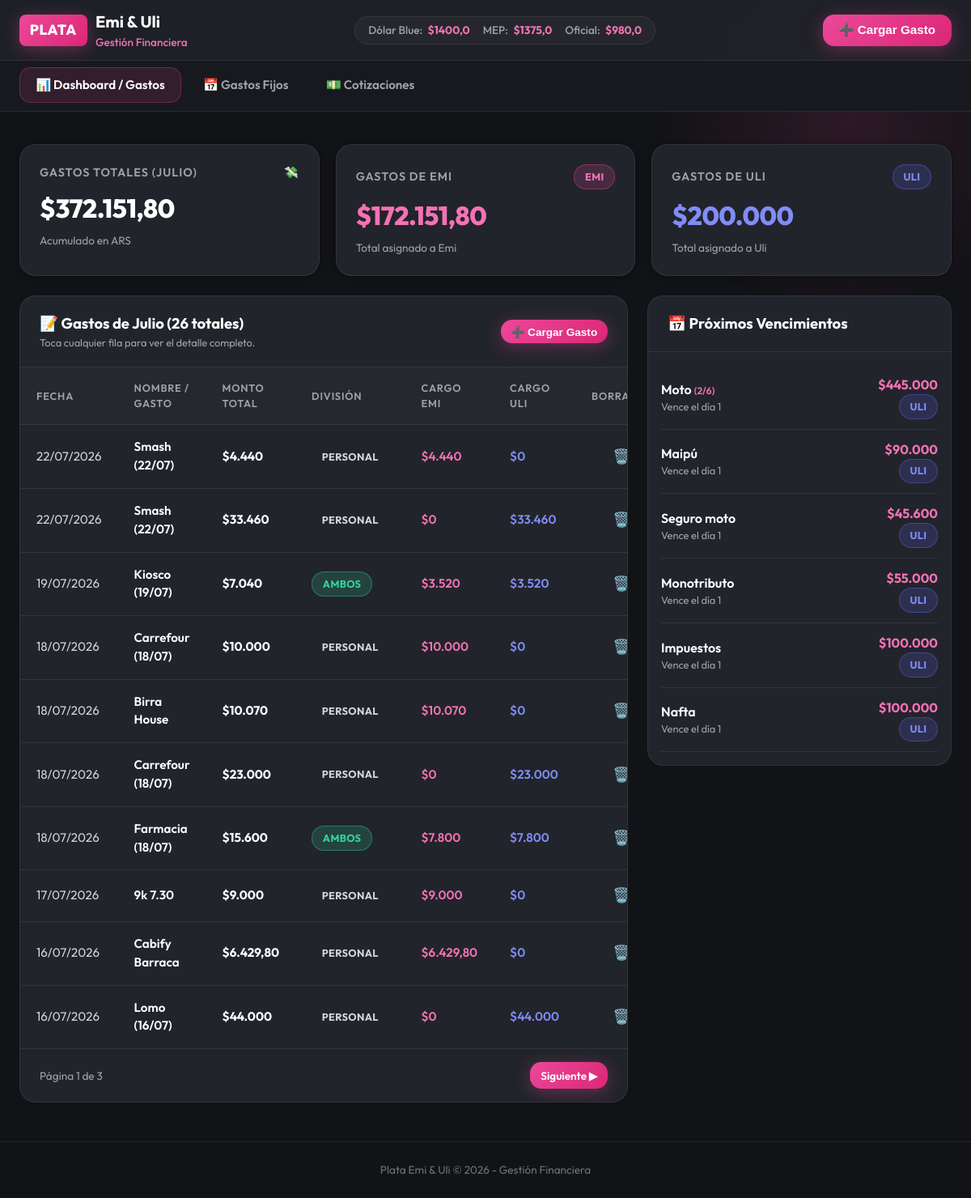
Before: / with the older database file.
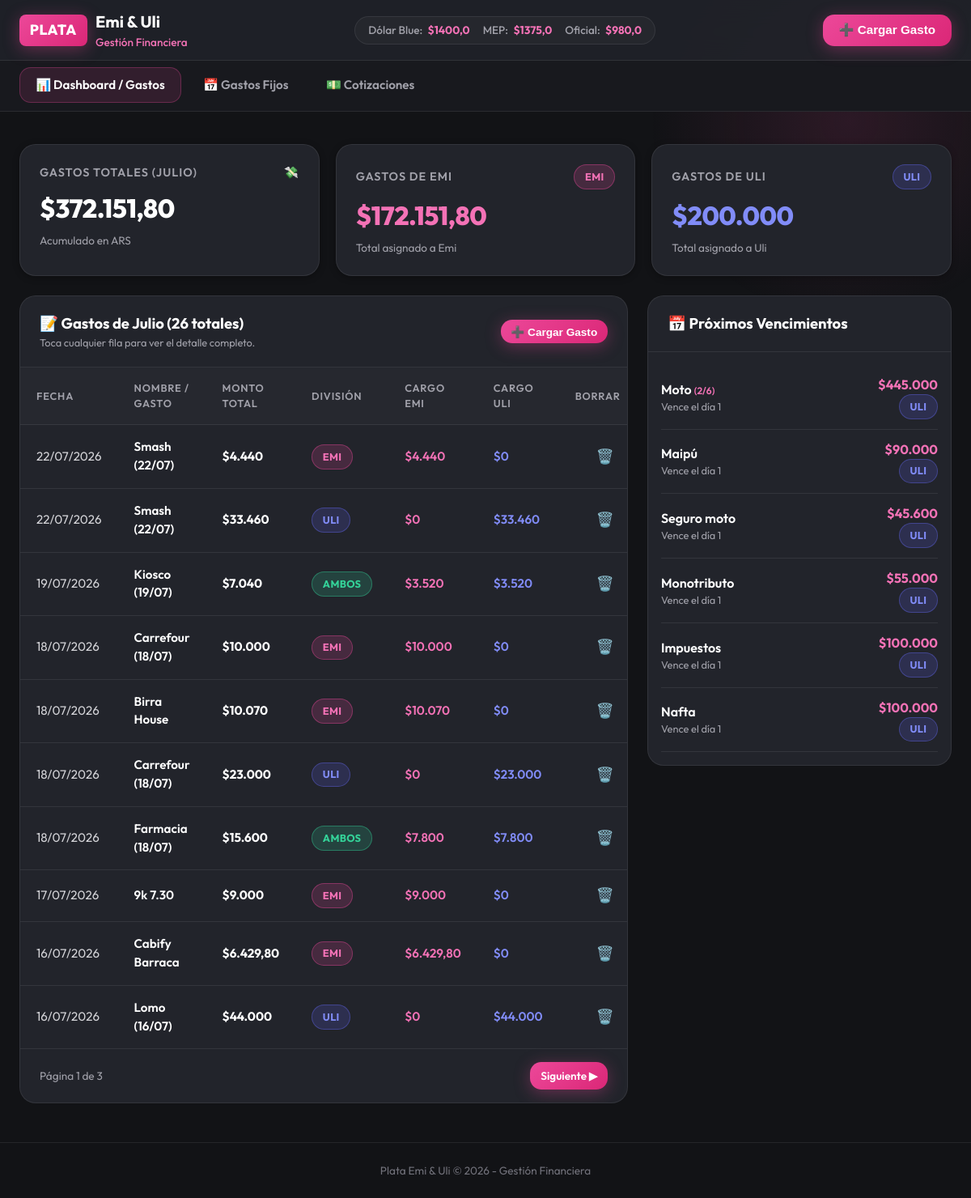
After: the same page with the newer database file.
### finanzas/models.py (models this page shows, shortened)
class Gasto(models.Model):
    descripcion = models.CharField(max_length=200)
    monto_total = models.DecimalField(max_digits=12, decimal_places=2)
    fecha = models.DateField(default=timezone.now)
    pagado_por = models.ForeignKey(Persona, on_delete=models.CASCADE, related_name='gastos_pagados', null=True, blank=True)
    tipo_division = models.CharField(max_length=10, choices=TipoDivision.choices, default=TipoDivision.EQUITY_50_50)
    monto_emi = models.DecimalField(max_digits=12, decimal_places=2, default=0)
    monto_uli = models.DecimalField(max_digits=12, decimal_places=2, default=0)
    porcentaje_emi = models.DecimalField(max_digits=5, decimal_places=2, default=50.00)
    notas = models.TextField(blank=True, default='')
    creado_en = models.DateTimeField(auto_now_add=True)
    class Meta:
        verbose_name = "Gasto"
        verbose_name_plural = "Gastos"
        ordering = ['-fecha', '-creado_en']

class GastoFijo(models.Model):
    nombre = models.CharField(max_length=100)
    monto_estimado = models.DecimalField(max_digits=12, decimal_places=2)
    dia_vencimiento = models.IntegerField(default=1)
    responsable = models.CharField(max_length=15, choices=ResponsableFijo.choices, default=ResponsableFijo.AMBOS)
    es_cuota = models.BooleanField(default=False)
    cuotas_totales = models.IntegerField(null=True, blank=True, default=None)
    cuotas_restantes = models.IntegerField(null=True, blank=True, default=None)
    fecha_fin_cuota = models.DateField(null=True, blank=True, help_text="Fecha o mes de finalización de la cuota")
    activo = models.BooleanField(default=True)
    notas = models.TextField(blank=True, default='')
    def cuota_actual(self):
        if self.es_cuota and self.cuotas_totales and self.cuotas_restantes is not None:
            return (self.cuotas_totales - self.cuotas_restantes) + 1
        return None
    class Meta:
        verbose_name = "Gasto Fijo"
        verbose_name_plural = "Gastos Fijos"
        ordering = ['dia_vencimiento']

### finanzas/views.py (the view, shortened to what this page needs)
# urls.py: path('', views.dashboard_view, name='dashboard'),
def dashboard_view(request):
    context = get_base_context(request)
    now = timezone.now().date()
    year = now.year
    month = now.month
    summary = calculate_financial_summary(year=year, month=month)
    gastos_qs = Gasto.objects.filter(fecha__year=year, fecha__month=month)
    paginator = Paginator(gastos_qs, 10)
    page_number = request.GET.get('page')
    gastos_page = paginator.get_page(page_number)
    gastos_fijos_proximos = GastoFijo.objects.filter(activo=True).order_by('dia_vencimiento')[:10]
    context.update({
        'summary': summary,
        'gastos': gastos_page,
        'gastos_fijos_proximos': gastos_fijos_proximos,
        'mes_actual_nombre': MESES_NOMBRES.get(month, ''),
        'anio_actual': year,
        'active_tab': 'dashboard',
    })
    return render(request, 'finanzas/dashboard.html', context)

### finanzas/services.py (called while the page is built)
def calculate_financial_summary(year=None, month=None):
    summary = {
        'total_gastos': Decimal('0.00'),
        'total_emi': Decimal('0.00'),
        'total_uli': Decimal('0.00'),
    }
    gastos = Gasto.objects.all()
    if year and month:
        gastos = gastos.filter(fecha__year=year, fecha__month=month)
    for g in gastos:
        summary['total_gastos'] += g.monto_total
        summary['total_emi'] += g.monto_emi
        summary['total_uli'] += g.monto_uli
    return summary

### finanzas/templatetags/currency_filters.py (called while the page is built)
@register.filter(name='punto_monto')
def punto_monto(value):
    if value is None or value == '':
        return "0"
    try:
        val = float(value)
        parts = f"{val:,.2f}".split('.')
        integer_part = parts[0].replace(',', '.')
        decimal_part = parts[1]
        if decimal_part == '00':
            return integer_part
        return f"{integer_part},{decimal_part}"
    except Exception:
        return str(value)

### finanzas/views.py (called while the page is built)
def get_base_context(request):
    dolar_rates = get_dolar_rates()
    return {
        'dolar_rates': dolar_rates,
        'tipos_division': TipoDivision.choices,
    }

### finanzas/templates/finanzas/dashboard.html (shortened to what this page needs)
{% extends 'base.html' %}
{% load currency_filters %}
{% block content %}
<div class="grid-cards" style="margin-top:1rem;">
  <div class="card">
    <div class="card-title">
      <span>Gastos Totales ({{ mes_actual_nombre }})</span>
      <span>💸</span>
    </div>
    <div class="card-amount">${{ summary.total_gastos|punto_monto }}</div>
    <div class="card-subtext">Acumulado en ARS</div>
  </div>
  <div class="card">
    <div class="card-title">
      <span>Gastos de Emi</span>
      <span class="badge badge-emi">EMI</span>
    </div>
    <div class="card-amount pink">${{ summary.total_emi|punto_monto }}</div>
    <div class="card-subtext">Total asignado a Emi</div>
  </div>
  <div class="card">
    <div class="card-title">
      <span>Gastos de Uli</span>
      <span class="badge badge-uli">ULI</span>
    </div>
    <div class="card-amount" style="color:#818cf8;">${{ summary.total_uli|punto_monto }}</div>
    <div class="card-subtext">Total asignado a Uli</div>
  </div>
</div>
<div style="display:grid; grid-template-columns: 2fr 1fr; gap:1.5rem;" class="dashboard-tables-grid">
  <div class="table-container">
    <div class="table-header-box">
      <div>
        <div class="table-title">📝 Gastos de {{ mes_actual_nombre }} ({{ gastos.paginator.count }} totales)</div>
        <div style="font-size:0.8rem; color:var(--gray-400);">Toca cualquier fila para ver el detalle completo.</div>
      </div>
      <button class="btn btn-pink" style="font-size:0.85rem; padding:0.4rem 0.8rem;" data-open-modal="modal-nuevo-gasto">➕ Cargar Gasto</button>
    </div>
    <table>
      <thead>
        <tr>
          <th>Fecha</th>
          <th>Nombre / Gasto</th>
          <th>Monto Total</th>
          <th>División</th>
          <th>Cargo Emi</th>
          <th>Cargo Uli</th>
          <th style="text-align:right;">Borrar</th>
        </tr>
      </thead>
      <tbody>
        {% for g in gastos %}
        <tr class="table-row-clickable" style="cursor:pointer;" data-gasto-detail
            data-desc="{{ g.descripcion }}"
            data-monto="{{ g.monto_total|punto_monto }}"
            data-fecha="{{ g.fecha|date:'d/m/Y' }}"
            data-division="{{ g.get_tipo_division_display }}"
            data-emi="{{ g.monto_emi|punto_monto }}"
            data-uli="{{ g.monto_uli|punto_monto }}"
            data-notas="{{ g.notas }}">
          <td>{{ g.fecha|date:"d/m/Y" }}</td>
          <td style="font-weight:600; color:white;">
            {{ g.descripcion }}
          </td>
          <td style="font-weight:700; color:white;">${{ g.monto_total|punto_monto }}</td>
          <td>
            <span class="badge badge-division-{{ g.tipo_division|lower }}">{{ g.get_tipo_division_display }}</span>
          </td>
          <td style="color:#f472b6; font-weight:600;">${{ g.monto_emi|punto_monto }}</td>
          <td style="color:#818cf8; font-weight:600;">${{ g.monto_uli|punto_monto }}</td>
          <td style="text-align:right;" onclick="event.stopPropagation();">
            <form action="{% url 'eliminar_gasto' g.id %}" method="POST" onsubmit="return confirm('¿Eliminar este gasto?')" style="margin:0; display:inline;">
              <button type="submit" class="btn-danger-icon" title="Eliminar">🗑️</button>
            </form>
          </td>
        </tr>
        {% empty %}
        <tr>
          <td colspan="7" style="text-align:center; padding:2rem; color:var(--gray-400);">
            No hay gastos cargados en {{ mes_actual_nombre }}. ¡Toca <strong>"Cargar Gasto"</strong> para empezar!
          </td>
        </tr>
        {% endfor %}
      </tbody>
    </table>
    {% if gastos.has_other_pages %}
    <div style="display:flex; justify-content:space-between; align-items:center; padding:1rem 1.5rem; border-top:1px solid var(--border-color);">
      <div style="font-size:0.85rem; color:var(--gray-400);">
        Página {{ gastos.number }} de {{ gastos.paginator.num_pages }}
      </div>
      <div style="display:flex; gap:0.5rem;">
        {% if gastos.has_next %}
        <a href="?page={{ gastos.next_page_number }}" class="btn btn-pink" style="padding:0.4rem 0.8rem; font-size:0.85rem;">
          Siguiente ▶
        </a>
        {% endif %}
      </div>
    </div>
    {% endif %}
  </div>
  <div>
    <div class="table-container">
      <div class="table-header-box">
        <div class="table-title">📅 Próximos Vencimientos</div>
      </div>
      <div style="padding:1rem;">
        {% for gf in gastos_fijos_proximos %}
        <div style="display:flex; justify-content:space-between; align-items:center; padding:0.75rem 0; border-bottom:1px solid var(--border-color);">
          <div>
            <div style="font-weight:600; color:white;">
              {{ gf.nombre }}
              {% if gf.es_cuota %}
              <span style="font-size:0.75rem; color:var(--pink-light);">({{ gf.cuota_actual }}/{{ gf.cuotas_totales }})</span>
              {% endif %}
            </div>
            <div style="font-size:0.8rem; color:var(--gray-400);">Vence el día {{ gf.dia_vencimiento }}</div>
          </div>
          <div style="text-align:right;">
            <div style="font-weight:700; color:var(--pink-light);">${{ gf.monto_estimado|punto_monto }}</div>
            <div style="font-size:0.75rem; color:var(--gray-400);">
              <span class="badge badge-division-{{ gf.responsable|lower }}">{{ gf.get_responsable_display }}</span>
            </div>
          </div>
        </div>
        {% empty %}
        <div style="color:var(--gray-400); text-align:center; padding:1.5rem 0;">
          No hay gastos fijos próximos.
        </div>
        {% endfor %}
      </div>
    </div>
  </div>
</div>
{% endblock %}

### finanzas/templates/base.html (shortened to what this page needs)
{% load static %}
<!DOCTYPE html>
<html lang="es">
<head>
  <link rel="stylesheet" href="{% static 'css/styles.css' %}">
</head>
<body>
<div class="app-container">
  <header class="top-navbar">
    <div class="top-navbar-content">
      <a href="{% url 'dashboard' %}" class="brand-logo">
        <span class="brand-badge">PLATA</span>
        <div>
          <div class="brand-title">Emi & Uli</div>
          <div class="brand-subtitle">Gestión Financiera</div>
        </div>
      </a>
      <div class="dolar-ticker">
        {% if dolar_rates.blue %}
        <div class="dolar-item">
          <span class="dolar-label">Dólar Blue:</span>
          <span class="dolar-val">${{ dolar_rates.blue.venta }}</span>
        </div>
        {% endif %}
        {% if dolar_rates.bolsa %}
        <div class="dolar-item">
          <span class="dolar-label">MEP:</span>
          <span class="dolar-val">${{ dolar_rates.bolsa.venta }}</span>
        </div>
        {% endif %}
        {% if dolar_rates.oficial %}
        <div class="dolar-item">
          <span class="dolar-label">Oficial:</span>
          <span class="dolar-val">${{ dolar_rates.oficial.venta }}</span>
        </div>
        {% endif %}
      </div>
      <div>
        <button class="btn btn-pink" data-open-modal="modal-nuevo-gasto">
          ➕ Cargar Gasto
        </button>
      </div>
    </div>
  </header>
  <nav class="main-nav">
    <div class="nav-links">
      <a href="{% url 'dashboard' %}" class="nav-item {% if active_tab == 'dashboard' %}active{% endif %}">
        📊 Dashboard / Gastos
      </a>
      <a href="{% url 'gastos_fijos' %}" class="nav-item {% if active_tab == 'gastos_fijos' %}active{% endif %}">
        📅 Gastos Fijos
      </a>
      <a href="{% url 'cotizaciones' %}" class="nav-item {% if active_tab == 'cotizaciones' %}active{% endif %}">
        💵 Cotizaciones
      </a>
    </div>
  </nav>
  <main class="main-content">
    {% block content %}{% endblock %}
  </main>
  <footer class="footer">
    Plata Emi & Uli &copy; {% now 'Y' %} - Gestión Financiera
  </footer>
</div>
</body>
</html>

Changed rows visible on the page:
changed Gasto (number 1 of 10 on the later page): tipo_division "PERSONAL" → "EMI"
changed Gasto (number 2 of 10 on the later page): tipo_division "PERSONAL" → "ULI"
changed Gasto (number 4 of 10 on the later page): tipo_division "PERSONAL" → "EMI"
changed Gasto "Birra House": tipo_division "PERSONAL" → "EMI"
changed Gasto (number 6 of 10 on the later page): tipo_division "PERSONAL" → "ULI"
changed Gasto (number 8 of 10 on the later page): tipo_division "PERSONAL" → "EMI"
changed Gasto "Cabify Barraca": tipo_division "PERSONAL" → "EMI"
changed Gasto "Lomo (16/07)": tipo_division "PERSONAL" → "ULI"
